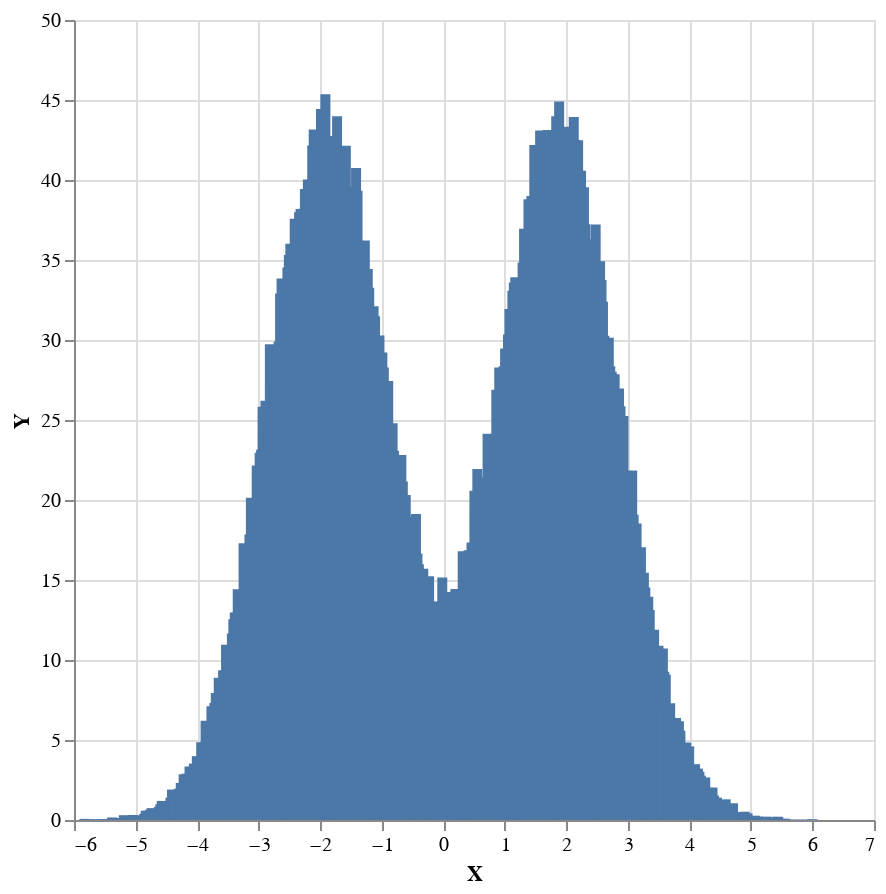

Write notebook code for a chart like this one.
### Markdown cell above
`unnormalizedDistribution` is an (unnormalized) distribution that we want to plot. 

`distributionOverWeightedSamples` is a distribution over pairs of samples from `unnormalizedDistribution` and their density. 

`iidDistribution` is a distribution over 100000 iid draws from `distributionOverWeightedSamples`.

`histogramDistribution` is a distribution over histograms, each corresponding to a possible list of iid samples.

`plotDistribution` is a distribution over plots (i.e. 2D visualizations that can be rendered in a notebook), each corresponding to a possible histogram.

### Code cell
sampler plotDistribution

### Figure 1 — Vega-Lite specification as saved in the notebook (floating-point values rounded to 4 significant figures; data arrays with more than 128 entries replaced by an {"elided": "..."} marker saying what was removed)
{"$schema": "https://vega.github.io/schema/vega-lite/v4.json", "data": {"values": {"elided": "500 records"}}, "encoding": {"x": {"field": "X", "type": "quantitative"}, "y": {"field": "Y", "type": "quantitative"}}, "height": 400, "mark": "bar", "width": 400}
